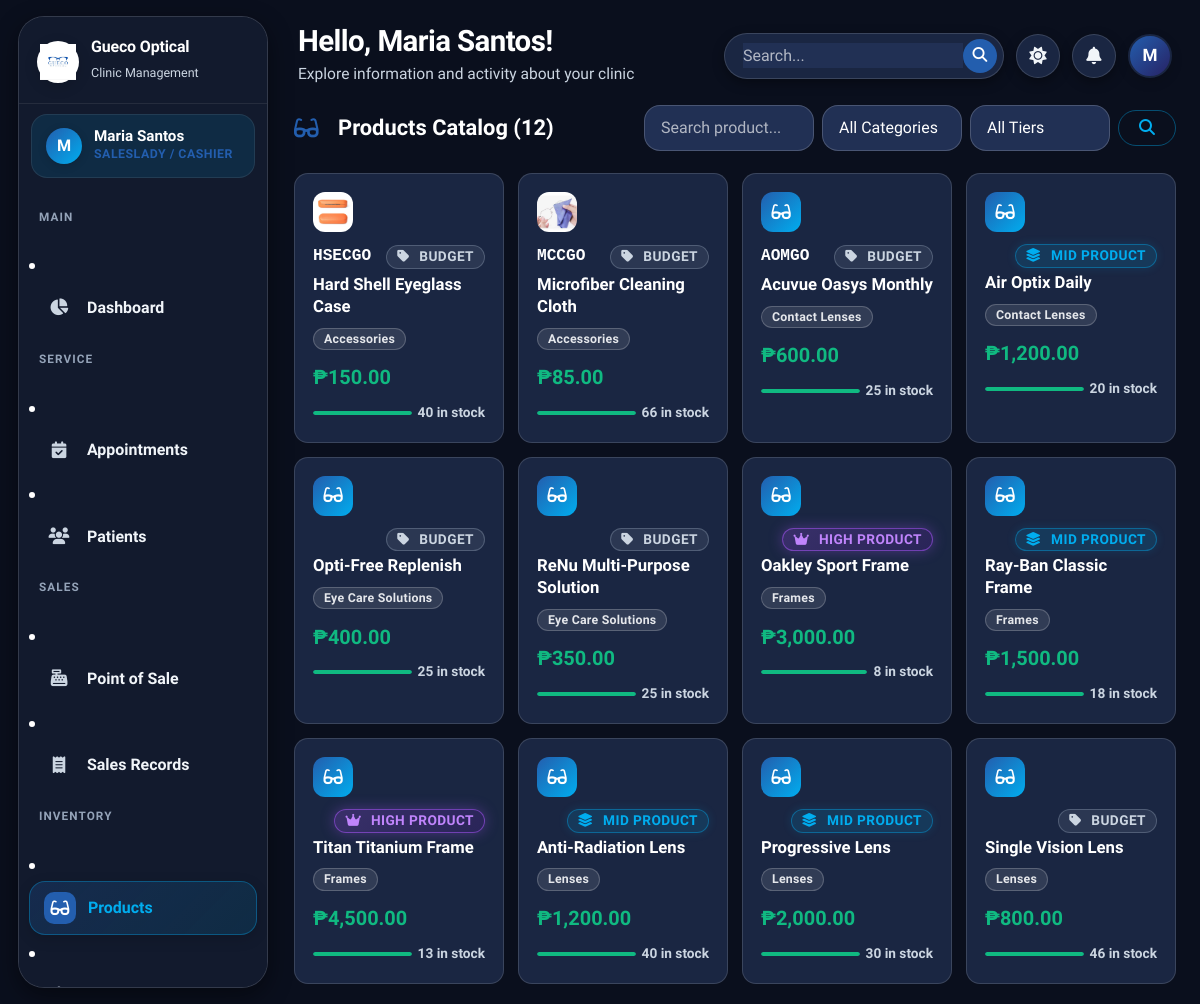
Page /saleslady/products.php (signed in) on the committed database.
### tables this page shows
CREATE TABLE `users` (
  `id` int(11) NOT NULL AUTO_INCREMENT,
  `full_name` varchar(100) NOT NULL,
  `email` varchar(100) NOT NULL,
  `password` varchar(255) NOT NULL,
  `role` enum('admin','doctor','saleslady') NOT NULL,
  `phone` varchar(20) DEFAULT NULL,
  `status` enum('active','inactive') DEFAULT 'active',
  `profile_photo` varchar(255) DEFAULT NULL,
  `created_at` timestamp NOT NULL DEFAULT current_timestamp(),
  `updated_at` timestamp NOT NULL DEFAULT current_timestamp() ON UPDATE current_timestamp(),
  PRIMARY KEY (`id`),
  UNIQUE KEY `email` (`email`)
);

CREATE TABLE `products` (
  `id` int(11) NOT NULL AUTO_INCREMENT,
  `category_id` int(11) NOT NULL,
  `tier` enum('budget','mid','high') NOT NULL DEFAULT 'budget',
  `supplier_id` int(11) DEFAULT NULL,
  `name` varchar(150) NOT NULL,
  `product_code` varchar(100) DEFAULT NULL,
  `description` text DEFAULT NULL,
  `image` varchar(255) DEFAULT NULL,
  `price` decimal(10,2) NOT NULL DEFAULT 0.00,
  `stock_quantity` int(11) NOT NULL DEFAULT 0,
  `low_stock_alert` int(11) NOT NULL DEFAULT 5,
  `status` enum('active','inactive') DEFAULT 'active',
  `created_at` timestamp NOT NULL DEFAULT current_timestamp(),
  `updated_at` timestamp NOT NULL DEFAULT current_timestamp() ON UPDATE current_timestamp(),
  PRIMARY KEY (`id`),
  UNIQUE KEY `unique_product_name` (`name`),
  KEY `category_id` (`category_id`),
  KEY `supplier_id` (`supplier_id`),
  KEY `idx_products_tier` (`tier`),
  CONSTRAINT `products_ibfk_1` FOREIGN KEY (`category_id`) REFERENCES `categories` (`id`),
  CONSTRAINT `products_ibfk_2` FOREIGN KEY (`supplier_id`) REFERENCES `suppliers` (`id`) ON DELETE SET NULL
);

CREATE TABLE `categories` (
  `id` int(11) NOT NULL AUTO_INCREMENT,
  `name` varchar(100) NOT NULL,
  `description` text DEFAULT NULL,
  `status` enum('active','inactive') DEFAULT 'active',
  `created_at` timestamp NOT NULL DEFAULT current_timestamp(),
  PRIMARY KEY (`id`),
  UNIQUE KEY `unique_category_name` (`name`)
);

### saleslady/products.php (the view, shortened to what this page needs)
<?php
require_once __DIR__ . '/../config/functions.php';
$db = getDB();
$search    = sanitize($_GET['search'] ?? '');
$where = ["p.status='active'"]; $params = [];
$whereStr = implode(' AND ', $where);
$products = $db->prepare("SELECT p.*, c.name as cat_name FROM products p JOIN categories c ON c.id=p.category_id WHERE $whereStr ORDER BY c.name, p.name");
$products->execute($params); $products = $products->fetchAll();
include __DIR__ . '/../includes/header.php';
?>
<div class="section-header">
  <h5><i class="fas fa-glasses me-2" style="color:var(--clr-primary)"></i>Products Catalog (<?= count($products) ?>)</h5>
  <form method="GET" style="display:flex;gap:8px;flex-wrap:wrap;align-items:center;">
    <input type="text" name="search" class="form-control" placeholder="Search product..." value="<?= htmlspecialchars($search) ?>" style="width:170px;">
    <select name="cat" class="form-select" style="width:140px;">
      <option value="">All Categories</option>
    </select>
    <select name="tier" class="form-select" style="width:140px;">
      <option value="">All Tiers</option>
    </select>
    <button type="submit" class="btn btn-outline-primary"><i class="fas fa-search"></i></button>
  </form>
</div>
<div style="display:grid;grid-template-columns:repeat(auto-fill,minmax(200px,1fr));gap:14px;">
  <?php if (empty($products)): ?>
  <div style="grid-column:1/-1"><div class="empty-state"><div class="empty-icon"><i class="fas fa-glasses"></i></div><h6>No products found</h6></div></div>
  <?php else: ?>
  <?php foreach ($products as $p): ?>
  <?php
    $isLow = $p['stock_quantity'] <= $p['low_stock_alert'];
    $isOut = $p['stock_quantity'] == 0;
    $cardClass = $isOut ? 'card-out-stock' : ($isLow ? 'card-low-stock' : '');
    $borderStyle = $isOut
      ? 'border:2px solid #DC2626;box-shadow:0 0 12px rgba(220,38,38,0.22);'
      : ($isLow ? 'border:2px solid #EF4444;box-shadow:0 0 12px rgba(239,68,68,0.22);' : 'border:1px solid var(--border-color);');
  ?>
  <div class="<?= $cardClass ?>" style="background:var(--bg-card);<?= $borderStyle ?>border-radius:14px;padding:18px;transition:all .2s;"
       onmouseover="this.style.boxShadow='<?= $isLow || $isOut ? '0 0 18px rgba(239,68,68,0.35)' : 'var(--shadow-md)' ?>';this.style.borderColor='<?= $isOut ? '#DC2626' : ($isLow ? '#EF4444' : 'var(--clr-primary)') ?>'"
       onmouseout="this.style.boxShadow='<?= $isOut ? '0 0 12px rgba(220,38,38,0.22)' : ($isLow ? '0 0 12px rgba(239,68,68,0.22)' : 'none') ?>';this.style.borderColor='<?= $isOut ? '#DC2626' : ($isLow ? '#EF4444' : 'var(--border-color)') ?>'">
    <?php if($p['image']): ?>
      <img src="<?= BASE_URL ?>assets/images/products/<?= $p['image'] ?>" alt="Product" style="width:40px;height:40px;object-fit:cover;border-radius:12px;margin-bottom:12px;">
    <?php else: ?>
      <div style="width:40px;height:40px;background:linear-gradient(135deg,var(--clr-primary),var(--clr-secondary));border-radius:12px;display:flex;align-items:center;justify-content:center;margin-bottom:12px;">
        <i class="fas fa-glasses" style="color:#fff;font-size:.9rem;"></i>
      </div>
    <?php endif; ?>
    <div style="display:flex;justify-content:space-between;align-items:center;margin-bottom:4px;">
      <span style="font-family:monospace; color:var(--text-primary); font-size:0.85rem; font-weight:600;"><?= sanitize($p['product_code'] ?: '') ?></span>
      <?= tierBadge($p['tier'] ?? 'budget') ?>
    </div>
    <div style="font-weight:700;font-size:.88rem;margin-bottom:4px;line-height:1.3"><?= sanitize($p['name']) ?></div>
    <div style="margin-bottom:10px;"><span class="badge bg-secondary" style="font-size:.65rem"><?= sanitize($p['cat_name']) ?></span></div>
    <div style="display:flex;justify-content:space-between;align-items:center;margin-bottom:8px;">
      <span style="font-weight:800;font-size:1.05rem;color:var(--clr-success)"><?= formatCurrency($p['price']) ?></span>
    </div>
    <div style="display:flex;align-items:center;gap:6px;">
      <div style="height:4px;flex:1;background:var(--bg-hover);border-radius:2px;overflow:hidden;">
        <?php $pct = min(100, ($p['stock_quantity'] / max(1,$p['low_stock_alert']*2)) * 100); ?>
        <div style="height:100%;width:<?= $pct ?>%;background:<?= $isOut?'#DC2626':($isLow?'#EF4444':'var(--clr-success)') ?>;border-radius:2px;"></div>
      </div>
      <span style="font-size:.72rem;font-weight:700;color:<?= $isOut?'#DC2626':($isLow?'#EF4444':'var(--text-muted)') ?>;white-space:nowrap">
        <?= $isOut ? 'OUT' : ($isLow ? "LOW: {$p['stock_quantity']}" : "{$p['stock_quantity']} in stock") ?>
      </span>
    </div>
  </div>
  <?php endforeach; ?>
  <?php endif; ?>
</div>
<?php include __DIR__ . '/../includes/footer.php'; ?>

### includes/header.php (shortened to what this page needs)
<?php
require_once __DIR__ . '/../config/functions.php';
$user        = getCurrentUser();
$fullName    = $user['full_name'] ?? 'Admin';
$initials    = strtoupper(substr($fullName, 0, 1));
$userTheme = $_COOKIE['gueco_theme'] ?? ($_COOKIE['theme'] ?? 'dark');
$currentTheme = ($userTheme === 'light') ? 'light' : 'dark';
?>
<!DOCTYPE html>
<html lang="en" data-theme="<?= $currentTheme ?>">
<head>
  <link href="https://cdn.jsdelivr.net/npm/bootstrap@5.3.3/dist/css/bootstrap.min.css" rel="stylesheet">
  <link rel="stylesheet" href="https://cdnjs.cloudflare.com/ajax/libs/font-awesome/6.5.0/css/all.min.css">
  <link rel="stylesheet" href="<?= BASE_URL ?>assets/css/style.css?v=<?= time() ?>">
</head>
<body>
<div class="app-wrapper">
  <aside class="sidebar" id="sidebar">
    <div class="sidebar-logo">
      <div class="logo-icon">
        <img src="<?= htmlspecialchars(getClinicLogoUrl(BASE_URL)) ?>" alt="Logo" style="width:100%; height:100%; object-fit:contain;">
      </div>
      <div class="logo-text">
        <h6>Gueco Optical</h6>
        <span>Clinic Management</span>
      </div>
    </div>
    <div class="sidebar-user">
      <div class="user-avatar">
        <span><?= $initials ?></span>
      </div>
      <div class="user-info">
        <div class="user-name"><?= sanitize($fullName) ?></div>
        <div class="user-role"><?= getRoleLabel($user['role'] ?? '') ?></div>
      </div>
    </div>
    <nav class="sidebar-nav">
      <?php include __DIR__ . '/sidebar.php'; ?>
    </nav>
  </aside>
  <div class="main-content">
    <header class="app-header">
      <div class="header-left">
        <div class="header-greeting">
          <h4>Hello, <?= sanitize($fullName) ?>!</h4>
          <p>Explore information and activity about your clinic</p>
        </div>
      </div>
      <div class="header-right">
        <div class="header-search-wrap">
          <input type="text" placeholder="Search..." aria-label="Search">
          <button type="button" class="header-search-btn" title="Search">
            <i class="fas fa-search"></i>
          </button>
        </div>
        <button class="header-icon-btn" id="themeToggle" title="Toggle Theme">
          <i class="fas fa-moon" id="themeIcon"></i>
        </button>
        <div class="dropdown" id="notifDropdownWrap">
          <button class="header-icon-btn" type="button" data-bs-toggle="dropdown" aria-expanded="false" title="Notifications">
            <i class="fas fa-bell"></i>
          </button>
        </div>
        <div class="header-avatar" title="<?= sanitize($fullName) ?>">
          <?= $initials ?>
        </div>
      </div>
    </header>
    <div class="page-content">

### includes/sidebar.php (shortened to what this page needs)
<?php
$role = $_SESSION['user_role'] ?? '';
$base = BASE_URL;
?>
<?php if ($role === 'admin'): ?>
  <p class="nav-section-title">Main</p>
  <li class="nav-item">
    <a href="<?= $base ?>admin/dashboard.php" class="nav-link">
      <div class="nav-icon"><i class="fas fa-chart-pie"></i></div>
      <span>Dashboard</span>
    </a>
  </li>
  <p class="nav-section-title">Operations</p>
  <li class="nav-item">
    <a href="<?= $base ?>admin/appointments.php" class="nav-link">
      <div class="nav-icon"><i class="fas fa-calendar-check"></i></div>
      <span>Appointments</span>
    </a>
  </li>
  <li class="nav-item">
    <a href="<?= $base ?>admin/patients.php" class="nav-link">
      <div class="nav-icon"><i class="fas fa-users"></i></div>
      <span>Patients</span>
    </a>
  </li>
  <p class="nav-section-title">Products</p>
  <li class="nav-item">
    <a href="<?= $base ?>admin/categories.php" class="nav-link">
      <div class="nav-icon"><i class="fas fa-th-large"></i></div>
      <span>Categories</span>
    </a>
  </li>
  <li class="nav-item">
    <a href="<?= $base ?>admin/suppliers.php" class="nav-link">
      <div class="nav-icon"><i class="fas fa-truck"></i></div>
      <span>Suppliers</span>
    </a>
  </li>
  <li class="nav-item">
    <a href="<?= $base ?>admin/inventory.php" class="nav-link">
      <div class="nav-icon"><i class="fas fa-boxes"></i></div>
      <span>Inventory</span>
    </a>
  </li>
  <p class="nav-section-title">Reports & Admin</p>
  <li class="nav-item">
    <a href="<?= $base ?>admin/sales_reports.php" class="nav-link">
      <div class="nav-icon"><i class="fas fa-chart-line"></i></div>
      <span>Sales Reports</span>
    </a>
  </li>
  <li class="nav-item">
    <a href="<?= $base ?>admin/staff.php" class="nav-link">
      <div class="nav-icon"><i class="fas fa-user-tie"></i></div>
      <span>Staff Management</span>
    </a>
  </li>
  <li class="nav-item">
    <a href="<?= $base ?>admin/activity_logs.php" class="nav-link">
      <div class="nav-icon"><i class="fas fa-history"></i></div>
      <span>Activity Logs</span>
    </a>
  </li>
  <li class="nav-item">
    <a href="<?= $base ?>admin/page_management.php" class="nav-link">
      <div class="nav-icon"><i class="fas fa-globe"></i></div>
      <span>Page Management</span>
    </a>
  </li>
<?php elseif ($role === 'saleslady'): ?>
  <p class="nav-section-title">Main</p>
  <li class="nav-item">
    <a href="<?= $base ?>saleslady/dashboard.php" class="nav-link">
      <div class="nav-icon"><i class="fas fa-chart-pie"></i></div>
      <span>Dashboard</span>
    </a>
  </li>
  <p class="nav-section-title">Service</p>
  <li class="nav-item">
    <a href="<?= $base ?>saleslady/appointments.php" class="nav-link">
      <div class="nav-icon"><i class="fas fa-calendar-check"></i></div>
      <span>Appointments</span>
    </a>
  </li>
  <li class="nav-item">
    <a href="<?= $base ?>saleslady/patients.php" class="nav-link">
      <div class="nav-icon"><i class="fas fa-users"></i></div>
      <span>Patients</span>
    </a>
  </li>
  <p class="nav-section-title">Sales</p>
  <li class="nav-item">
    <a href="<?= $base ?>saleslady/pos.php" class="nav-link">
      <div class="nav-icon"><i class="fas fa-cash-register"></i></div>
      <span>Point of Sale</span>
    </a>
  </li>
  <li class="nav-item">
    <a href="<?= $base ?>saleslady/sales.php" class="nav-link">
      <div class="nav-icon"><i class="fas fa-receipt"></i></div>
      <span>Sales Records</span>
    </a>
  </li>
  <p class="nav-section-title">Inventory</p>
  <li class="nav-item">
    <a href="<?= $base ?>saleslady/products.php" class="nav-link">
      <div class="nav-icon"><i class="fas fa-glasses"></i></div>
      <span>Products</span>
    </a>
  </li>
  <li class="nav-item">
    <a href="<?= $base ?>saleslady/inventory.php" class="nav-link">
      <div class="nav-icon"><i class="fas fa-warehouse"></i></div>
      <span>Stock Management</span>
    </a>
  </li>
<?php endif; ?>

### config/functions.php (shortened to what this page needs)
<?php
function getCurrentUser(): ?array {
    try {
        $db = getDB();
        $stmt = $db->prepare("SELECT id, full_name, role, email, phone, status FROM users WHERE id = ?");
        $stmt->execute([$_SESSION['user_id']]);
        $user = $stmt->fetch();
        if ($user) {
            $currentUser = $user;
            return $currentUser;
        }
    } catch (Exception $e) {
    }
    $currentUser = [
        'id'        => $_SESSION['user_id'] ?? 0,
        'full_name' => $_SESSION['user_name'] ?? 'User',
        'role'      => $_SESSION['user_role'] ?? 'guest',
        'email'     => $_SESSION['user_email'] ?? '',
    ];
    return $currentUser;
}
function getRoleLabel(string $role): string {
    return match($role) {
        'admin'     => 'Administrator',
        'doctor'    => 'Optometrist',
        'saleslady' => 'Saleslady / Cashier',
        default     => ucfirst($role),
    };
}
function sanitize(?string $value): string {
    return htmlspecialchars(strip_tags(trim($value)), ENT_QUOTES, 'UTF-8');
}
function formatCurrency(float $amount): string {
    return '₱' . number_format($amount, 2);
}
function tierBadge(string $tier): string {
    $tier = strtolower(trim($tier));
    return match($tier) {
        'budget' => '<span class="badge badge-tier badge-tier-budget"><i class="fas fa-tag me-1"></i>Budget</span>',
        'mid'    => '<span class="badge badge-tier badge-tier-mid"><i class="fas fa-layer-group me-1"></i>Mid Product</span>',
        'high'   => '<span class="badge badge-tier badge-tier-high"><i class="fas fa-crown me-1"></i>High Product</span>',
        default  => '<span class="badge bg-secondary"><i class="fas fa-tag me-1"></i>' . htmlspecialchars(ucfirst($tier)) . '</span>',
    };
}
function getClinicLogoUrl(string $basePrefix = ''): string {
    static $cachedLogo = null;
    try {
        $db = getDB();
        $stmt = $db->prepare("SELECT setting_value FROM site_settings WHERE setting_key = 'clinic_logo' LIMIT 1");
        $stmt->execute();
        $custom = $stmt->fetchColumn();
        if (!empty($custom) && file_exists(__DIR__ . '/../' . ltrim($custom, '/'))) {
            $cachedLogo = ltrim($custom, '/');
        } else {
            $cachedLogo = 'assets/images/logo.png';
        }
    } catch (Throwable $e) {
        $cachedLogo = 'assets/images/logo.png';
    }
    $realFile = __DIR__ . '/../' . $cachedLogo;
    $ver = file_exists($realFile) ? filemtime($realFile) : '2';
    $cachedLogo .= '?v=' . $ver;
    return $basePrefix . $cachedLogo;
}

### includes/footer.php (shortened to what this page needs)
    </div>
  </div>
</div>
</body>
</html>

### rows in the picture
users: full_name "M", full_name "Maria Santos", role "SALESLADY / CASHIER"
products: image (picture), product_code "HSECGO", tier "BUDGET", name "Hard Shell Eyeglass Case", category.name "Accessories", price "₱150.00", stock_quantity "40"
products: image (picture), product_code "MCCGO", tier "BUDGET", name "Microfiber Cleaning Cloth", category.name "Accessories", price "₱85.00", stock_quantity "66"
products: product_code "AOMGO", tier "BUDGET", name "Acuvue Oasys Monthly", category.name "Contact Lenses", price "₱600.00", stock_quantity "25"
products: tier "MID PRODUCT", name "Air Optix Daily", category.name "Contact Lenses", price "₱1,200.00", stock_quantity "20"
products: tier "BUDGET", name "Opti-Free Replenish", category.name "Eye Care Solutions", price "₱400.00", stock_quantity "25"
products: tier "BUDGET", name "ReNu Multi-Purpose Solution", category.name "Eye Care Solutions", price "₱350.00", stock_quantity "25"
products: tier "HIGH PRODUCT", name "Oakley Sport Frame", category.name "Frames", price "₱3,000.00", low_stock_alert 3 (drawn), stock_quantity "8"
products: tier "MID PRODUCT", name "Ray-Ban Classic Frame", category.name "Frames", price "₱1,500.00", stock_quantity "18"
products: tier "HIGH PRODUCT", name "Titan Titanium Frame", category.name "Frames", price "₱4,500.00", stock_quantity "13"
products: tier "MID PRODUCT", name "Anti-Radiation Lens", category.name "Lenses", price "₱1,200.00", stock_quantity "40"
products: tier "MID PRODUCT", name "Progressive Lens", category.name "Lenses", price "₱2,000.00", stock_quantity "30"
products: tier "BUDGET", name "Single Vision Lens", category.name "Lenses", price "₱800.00", stock_quantity "46"

### other values in the picture
count($products) "12"
